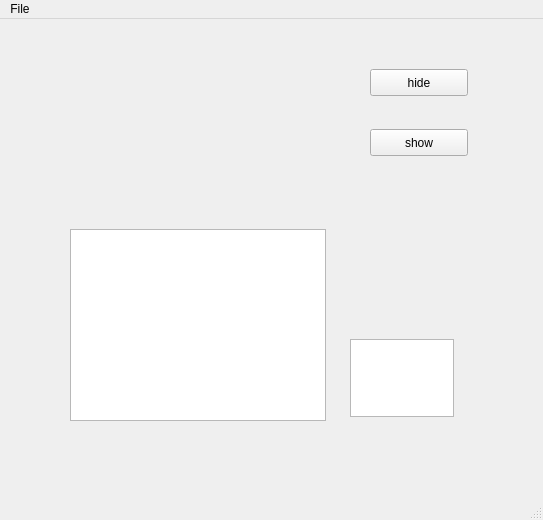
<?xml version="1.0" encoding="UTF-8"?>
<ui version="4.0">
 <class>MainWindow</class>
 <widget class="QMainWindow" name="MainWindow">
  <property name="geometry">
   <rect>
    <x>0</x>
    <y>0</y>
    <width>543</width>
    <height>520</height>
   </rect>
  </property>
  <property name="windowTitle">
   <string>MainWindow</string>
  </property>
  <widget class="QWidget" name="centralwidget">
   <widget class="QPushButton" name="pushButton_2_rec">
    <property name="geometry">
     <rect>
      <x>370</x>
      <y>110</y>
      <width>98</width>
      <height>27</height>
     </rect>
    </property>
    <property name="text">
     <string>show</string>
    </property>
   </widget>
   <widget class="QPushButton" name="pushButton_rec">
    <property name="geometry">
     <rect>
      <x>370</x>
      <y>50</y>
      <width>98</width>
      <height>27</height>
     </rect>
    </property>
    <property name="text">
     <string>hide</string>
    </property>
   </widget>
   <widget class="QTableWidget" name="tableWidget_rec">
    <property name="geometry">
     <rect>
      <x>70</x>
      <y>210</y>
      <width>256</width>
      <height>192</height>
     </rect>
    </property>
   </widget>
   <widget class="QTextEdit" name="textEdit_rec">
    <property name="geometry">
     <rect>
      <x>350</x>
      <y>320</y>
      <width>104</width>
      <height>78</height>
     </rect>
    </property>
   </widget>
  </widget>
  <widget class="QStatusBar" name="statusbar"/>
  <widget class="QMenuBar" name="menubar">
   <property name="geometry">
    <rect>
     <x>0</x>
     <y>0</y>
     <width>543</width>
     <height>25</height>
    </rect>
   </property>
   <widget class="QMenu" name="menuFile">
    <property name="title">
     <string>File</string>
    </property>
    <addaction name="actionSave"/>
    <addaction name="actionOpen"/>
    <addaction name="actionUndo"/>
    <addaction name="actionRedo"/>
   </widget>
   <addaction name="menuFile"/>
  </widget>
  <action name="actionSave">
   <property name="text">
    <string>save</string>
   </property>
   <property name="shortcut">
    <string>Ctrl+S</string>
   </property>
  </action>
  <action name="actionOpen">
   <property name="text">
    <string>open</string>
   </property>
   <property name="shortcut">
    <string>Ctrl+O</string>
   </property>
  </action>
  <action name="actionUndo">
   <property name="text">
    <string>undo</string>
   </property>
   <property name="shortcut">
    <string>Ctrl+Z</string>
   </property>
  </action>
  <action name="actionRedo">
   <property name="text">
    <string>redo</string>
   </property>
   <property name="shortcut">
    <string>Ctrl+Y</string>
   </property>
  </action>
 </widget>
 <resources/>
 <connections/>
</ui>
